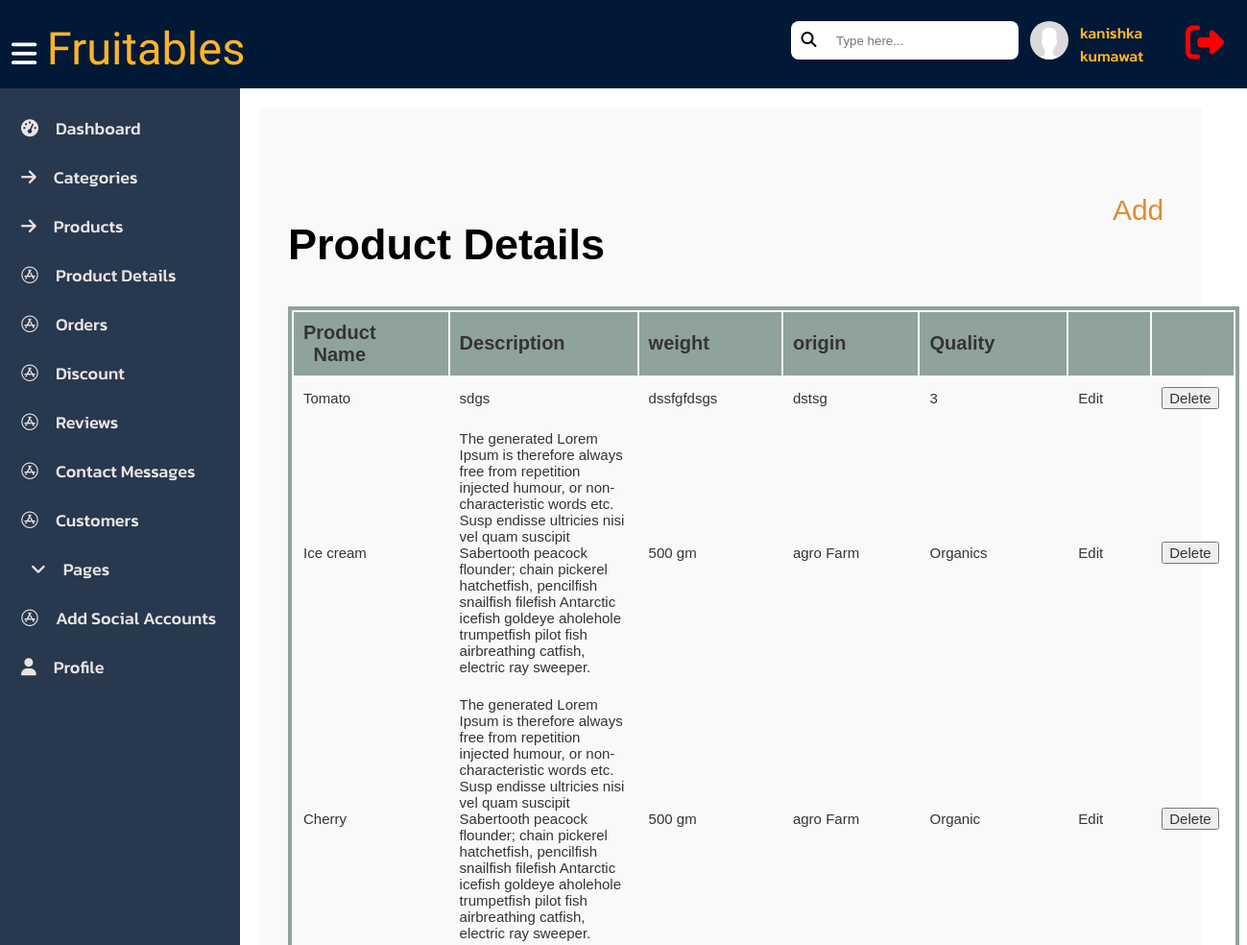
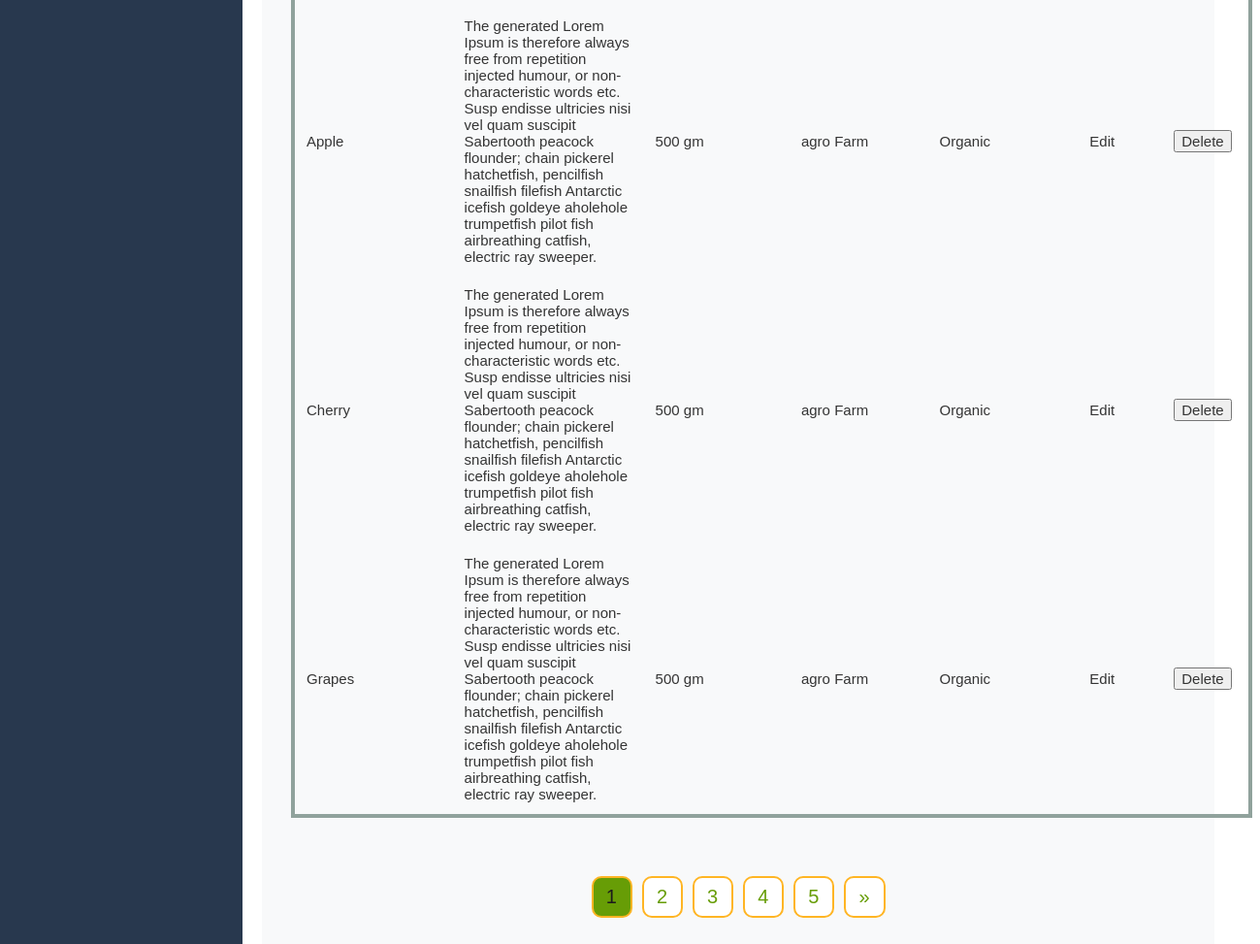
/admin/pages/product_details.php (signed in), run on the app's committed database (2 pictures, top to bottom).
### tables this page shows
CREATE TABLE `details` (
  `id` int(20) NOT NULL,
  `product_id` varchar(20) NOT NULL,
  `description` text NOT NULL,
  `weight` varchar(225) NOT NULL,
  `origin` varchar(225) NOT NULL,
  `quality` varchar(225) NOT NULL,
  `min_weight` varchar(225) NOT NULL
);

CREATE TABLE `product` (
  `id` int(20) NOT NULL,
  `image` varchar(225) NOT NULL,
  `p_name` varchar(225) NOT NULL,
  `description` text NOT NULL,
  `price` varchar(225) NOT NULL,
  `brand_id` int(20) NOT NULL,
  `category_id` int(11) NOT NULL,
  `stock_level` int(20) DEFAULT NULL,
  `sale_price` decimal(10,2) DEFAULT NULL
);

### admin/pages/product_details.php (the view, shortened to what this page needs)
<?php
if (!isset($_SESSION['userdetails'])) {
  header('Location: sign-in.php');
  exit();
}
else{
include('connectmysql.php');
if($_SERVER["REQUEST_METHOD"] == "GET"){
  $limit = 6;
  $page = isset($_GET['page']) ? $_GET['page'] : 1;
  $offset = ($page - 1) * $limit;
  $sql = "SELECT details.*, product.p_name AS product_name
  FROM details
  INNER JOIN product ON product.id = details.product_id ORDER BY id DESC LIMIT $limit OFFSET $offset";
  $result = $conn->query($sql);
  $total_products_query = "SELECT COUNT(*) AS total FROM details";
  $total_products_result = $conn->query($total_products_query);
  $total_products_row = $total_products_result->fetch_assoc();
  $total_products = $total_products_row['total'];
  $total_pages = ceil($total_products / $limit);
}}
include("navbar.php");
?>
  <div class="container-categories-products">
    <section>
      <div class="container-sidenav">
        <?php include('sidenavbar.php')?>
      </div>
      <div class="add_categories_products">
      <div class = 'done_successfully'>
      </div>
        <div class="heading">
          <h1>Product Details</h1>
          <a href="add_details.php">Add</a>
        </div>
        <table class="table-contant">
          <thead class="table-head">
            <tr>
              <th>Product Name</th>
              <th>Description</th>
              <th>weight</th>
              <th>origin</th>
              <th>Quality</th>
              <th></th>
              <th></th>
            </tr>
          </thead>
          <tbody class="table-body">
            <?php while($rows = $result->fetch_assoc())
                    {
                    ?>
            <tr>
              <td>
                <?= $rows['product_name'];?>
              </td>
              <td>
                <?= $rows['description'];?>
              </td>
              <td>
                  <?= $rows['weight']; ?>
              </td>
              <td>
                <?= $rows['origin']?>
              </td>
              <td>
                <?= $rows['quality'];?>
              </td>
              <td><a href="edit_details.php?id=<?= $rows['id'];?>" class="edit_and_delete">Edit</a></td>
              <td>
                <button name="delete" onclick="archiveFunction(event, <?= $rows['id']; ?>)" class="edit_and_delete">Delete</button>
              </td>
            </tr>
            <?php
                    }
                    ?>
          </tbody>
        </table>
        <div class="pagination">
            <?php for ($i = 1; $i <= $total_pages; $i++): ?>
            <a href="?page=<?= $i ?>" class="rounded <?= $i == $page ? 'active' : '' ?>"><?= $i ?>
            </a>
            <?php endfor; ?>
            <?php if ($page < $total_pages): ?>
            <a href="?page=<?= $page + 1 ?>"class="rounded">&raquo;</a>
            <?php endif; ?>
        </div>
      </div>
    </section>
  </div>
</body>
</html>

### admin/pages/pcss/dashboard.css (style rules this page uses)
.container-sidenav { width: 20%; display: contents; }

### admin/pages/pcss/form.css (style rules this page uses)
section { display: flex; }
.done_successfully { padding: 20px; color: rgb(39, 196, 39); margin: 5px; }

### admin/pages/pcss/pages.css (style rules this page uses)
body { font-family: "Ubuntu", sans-serif; font-weight: 500; font-style: normal; }
section { display: flex; }

### admin/pages/pcss/products.css (style rules this page uses)
section { display: flex; }
.container-sidenav { width: 20%; display: contents; }
.add_categories_products { width: 71%; border: none; margin: 20px; padding: 30px; background-color: #f8f9fa; border-radius: 3px; font-family: "Poppins", sans-serif; font-weight: 170; font-style: normal; }
.table-contant { border:4px solid rgb(144, 162, 156); }
thead { background-color: rgb(144, 162, 156); }
.heading { display: flex; justify-content: space-between; font-size: 30px; }
.heading a { text-decoration: none; color: rgb(223, 141, 46); font-size: 30px; margin: 10px; }
.table-head th { padding: 10px; padding-right: 75px; font-size: 20px; color: rgb(52, 52, 52); }
.table-body td { padding: 10px; font-size: 15px; color: rgb(52, 52, 52); }
.edit_and_delete { text-decoration: none; color: rgb(52, 52, 52); font-size: 15px; }
.pagination { display: flex; justify-content: center; }
.pagination a { border: 2px solid #ffb524; border-radius: 10px; margin: 5px; margin-top: 60px; padding: 8px; padding-left: 13px; padding-right: 14px; text-decoration: none; color: #679d06; background-color: #fff; font-size: 20px; }
.pagination a.active { background-color: #679d06; color: rgb(29, 28, 28); }

### admin/pages/pcss/orders.css (style rules this page uses)
section { display: flex; }
.heading { display: flex; justify-content: space-between; font-size: 30px; }
.heading a { text-decoration: none; color: rgb(223, 141, 46); font-size: 30px; margin: 10px; }

### admin/pages/pcss/top-navbar.css (style rules this page uses)
body { margin: 0%; }

### data on the page
details: product.p_name "Tomato", description "sdgs", weight "dssfgfdsgs", origin "dstsg", quality "3"
details: product.p_name "Ice cream", description "The generated Lorem Ipsum is therefore always free from repetition injected humour, or non-characteristic words etc. Susp endisse ultricies nisi vel quam suscipit Sabertooth peacock flounder; chain pickerel hatchetfish, pencilfish snailfish filefish Antarctic icefish goldeye aholehole trumpetfish pilot fish airbreathing catfish, electric ray sweeper.", weight "500 gm", origin "agro Farm", quality "Organics"
details: product.p_name "Cherry", description "The generated Lorem Ipsum is therefore always free from repetition injected humour, or non-characteristic words etc. Susp endisse ultricies nisi vel quam suscipit Sabertooth peacock flounder; chain pickerel hatchetfish, pencilfish snailfish filefish Antarctic icefish goldeye aholehole trumpetfish pilot fish airbreathing catfish, electric ray sweeper.", weight "500 gm", origin "agro Farm", quality "Organic"
details: product.p_name "Apple", description "The generated Lorem Ipsum is therefore always free from repetition injected humour, or non-characteristic words etc. Susp endisse ultricies nisi vel quam suscipit Sabertooth peacock flounder; chain pickerel hatchetfish, pencilfish snailfish filefish Antarctic icefish goldeye aholehole trumpetfish pilot fish airbreathing catfish, electric ray sweeper.", weight "500 gm", origin "agro Farm", quality "Organic"
details: product.p_name "Cherry", description "The generated Lorem Ipsum is therefore always free from repetition injected humour, or non-characteristic words etc. Susp endisse ultricies nisi vel quam suscipit Sabertooth peacock flounder; chain pickerel hatchetfish, pencilfish snailfish filefish Antarctic icefish goldeye aholehole trumpetfish pilot fish airbreathing catfish, electric ray sweeper.", weight "500 gm", origin "agro Farm", quality "Organic"
details: product.p_name "Grapes", description "The generated Lorem Ipsum is therefore always free from repetition injected humour, or non-characteristic words etc. Susp endisse ultricies nisi vel quam suscipit Sabertooth peacock flounder; chain pickerel hatchetfish, pencilfish snailfish filefish Antarctic icefish goldeye aholehole trumpetfish pilot fish airbreathing catfish, electric ray sweeper.", weight "500 gm", origin "agro Farm", quality "Organic"

### other printed values
$userdetails['userName'] "kanishka kumawat"
